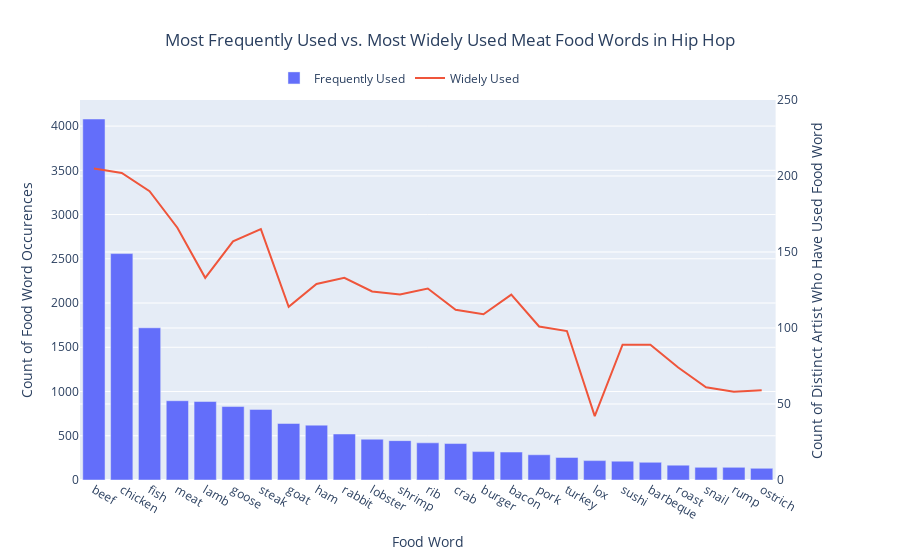

Notebook code cell kept with this figure:
### Code cell
# Create figure with secondary y-axis
fig = make_subplots(specs=[[{"secondary_y": True}]])

# Add traces
fig.add_trace(
    go.Bar(x=top_meat_food_words_plot_df['food_word'],
               y=top_meat_food_words_plot_df['sum_of_food_word_count'],
               name="Frequently Used"),
    secondary_y=False,
)

fig.add_trace(
    go.Scatter(x=top_meat_food_words_plot_df['food_word'],
               y=top_meat_food_words_plot_df['count_of_unique_artists'],
               name="Widely Used"),
    secondary_y=True,
)

# Add figure title
fig.update_layout(
    title={
        'text': "Most Frequently Used vs. Most Widely Used Meat Food Words in Hip Hop",
        'y':0.94,
        'x':0.5,
        'xanchor': 'center',
        'yanchor': 'top'}
)

# Set x-axis title
fig.update_xaxes(title_text="Food Word")

# Set y-axes titles
fig.update_yaxes(title_text="Count of Food Word Occurences", secondary_y=False)
fig.update_yaxes(title_text="Count of Distinct Artist Who Have Used Food Word", secondary_y=True)
fig.update_yaxes(range=[0,250], secondary_y=True)
fig.update_layout(legend=dict(
    orientation="h",
    yanchor="bottom",
    y=1.02,
    xanchor="right",
    x=0.6
))

fig.show()
#pio.write_html(fig, file='figure.html', auto_open=True)

### Figure 1 — Plotly figure (JSON) as saved in the notebook; plotly's stock layout.template omitted (floating-point values rounded to 4 significant figures)
{"data": [{"name": "Frequently Used", "type": "bar", "x": ["beef", "chicken", "fish", "meat", "lamb", "goose", "steak", "goat", "ham", "rabbit", "lobster", "shrimp", "rib", "crab", "burger", "bacon", "pork", "turkey", "lox", "sushi", "barbeque", "roast", "snail", "rump", "ostrich"], "xaxis": "x", "y": [4080, 2559, 1720, 896, 887, 830, 798, 639, 620, 520, 461, 445, 420, 412, 321, 316, 285, 255, 219, 213, 200, 168, 143, 143, 132], "yaxis": "y"}, {"name": "Widely Used", "type": "scatter", "x": ["beef", "chicken", "fish", "meat", "lamb", "goose", "steak", "goat", "ham", "rabbit", "lobster", "shrimp", "rib", "crab", "burger", "bacon", "pork", "turkey", "lox", "sushi", "barbeque", "roast", "snail", "rump", "ostrich"], "xaxis": "x", "y": [205, 202, 190, 166, 133, 157, 165, 114, 129, 133, 124, 122, 126, 112, 109, 122, 101, 98, 42, 89, 89, 74, 61, 58, 59], "yaxis": "y2"}], "layout": {"legend": {"orientation": "h", "x": 0.6, "xanchor": "right", "y": 1.02, "yanchor": "bottom"}, "title": {"text": "Most Frequently Used vs. Most Widely Used Meat Food Words in Hip Hop", "x": 0.5, "xanchor": "center", "y": 0.94, "yanchor": "top"}, "xaxis": {"anchor": "y", "domain": [0, 0.94], "title": {"text": "Food Word"}}, "yaxis": {"anchor": "x", "domain": [0, 1], "title": {"text": "Count of Food Word Occurences"}}, "yaxis2": {"anchor": "x", "overlaying": "y", "range": [0, 250], "side": "right", "title": {"text": "Count of Distinct Artist Who Have Used Food Word"}}}}
